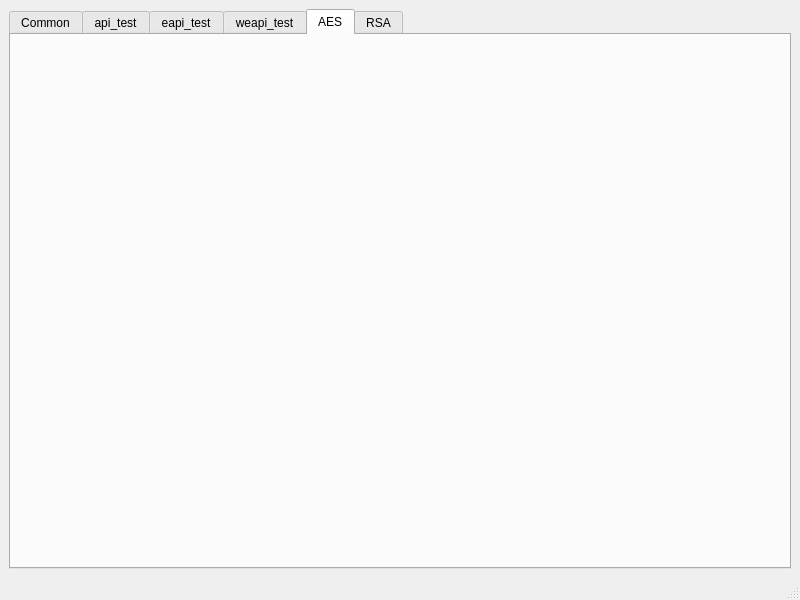
<?xml version="1.0" encoding="UTF-8"?>
<ui version="4.0">
 <class>MainWindow</class>
 <widget class="QMainWindow" name="MainWindow">
  <property name="geometry">
   <rect>
    <x>0</x>
    <y>0</y>
    <width>800</width>
    <height>600</height>
   </rect>
  </property>
  <property name="windowTitle">
   <string>QCloudMusicApi Test</string>
  </property>
  <widget class="QWidget" name="centralwidget">
   <layout class="QHBoxLayout" name="horizontalLayout_5">
    <item>
     <widget class="QTabWidget" name="tabWidget">
      <property name="currentIndex">
       <number>4</number>
      </property>
      <widget class="QWidget" name="tab">
       <attribute name="title">
        <string>Common</string>
       </attribute>
       <layout class="QVBoxLayout" name="verticalLayout">
        <item>
         <widget class="QGroupBox" name="groupBox_3">
          <property name="title">
           <string>Function</string>
          </property>
          <layout class="QVBoxLayout" name="verticalLayout_4">
           <item>
            <widget class="QComboBox" name="comboBox"/>
           </item>
          </layout>
         </widget>
        </item>
        <item>
         <layout class="QHBoxLayout" name="horizontalLayout_2">
          <item>
           <widget class="QGroupBox" name="groupBox">
            <property name="title">
             <string>Result</string>
            </property>
            <layout class="QVBoxLayout" name="verticalLayout_2">
             <item>
              <widget class="QTextEdit" name="textEdit_ret">
               <property name="acceptRichText">
                <bool>false</bool>
               </property>
              </widget>
             </item>
            </layout>
           </widget>
          </item>
          <item>
           <widget class="QGroupBox" name="groupBox_2">
            <property name="title">
             <string>Arg</string>
            </property>
            <layout class="QVBoxLayout" name="verticalLayout_3">
             <item>
              <widget class="QTextEdit" name="textEdit_arg">
               <property name="acceptRichText">
                <bool>false</bool>
               </property>
              </widget>
             </item>
            </layout>
           </widget>
          </item>
         </layout>
        </item>
        <item>
         <layout class="QHBoxLayout" name="horizontalLayout">
          <item>
           <widget class="QCheckBox" name="checkBox">
            <property name="text">
             <string>QJsonDocument::Indented</string>
            </property>
            <property name="checked">
             <bool>true</bool>
            </property>
           </widget>
          </item>
          <item>
           <spacer name="horizontalSpacer">
            <property name="orientation">
             <enum>Qt::Horizontal</enum>
            </property>
            <property name="sizeHint" stdset="0">
             <size>
              <width>40</width>
              <height>20</height>
             </size>
            </property>
           </spacer>
          </item>
          <item>
           <widget class="QPushButton" name="pushButton_send">
            <property name="text">
             <string>Send</string>
            </property>
           </widget>
          </item>
         </layout>
        </item>
       </layout>
      </widget>
      <widget class="QWidget" name="tab_2">
       <attribute name="title">
        <string>api_test</string>
       </attribute>
       <layout class="QVBoxLayout" name="verticalLayout_6">
        <item>
         <widget class="QTextEdit" name="textEdit_api_test_ret">
          <property name="horizontalScrollBarPolicy">
           <enum>Qt::ScrollBarAsNeeded</enum>
          </property>
          <property name="lineWrapMode">
           <enum>QTextEdit::NoWrap</enum>
          </property>
         </widget>
        </item>
        <item>
         <layout class="QHBoxLayout" name="horizontalLayout_3">
          <item>
           <spacer name="horizontalSpacer_2">
            <property name="orientation">
             <enum>Qt::Horizontal</enum>
            </property>
            <property name="sizeHint" stdset="0">
             <size>
              <width>40</width>
              <height>20</height>
             </size>
            </property>
           </spacer>
          </item>
          <item>
           <widget class="QPushButton" name="pushButton_api_test_send">
            <property name="text">
             <string>Send</string>
            </property>
           </widget>
          </item>
         </layout>
        </item>
       </layout>
      </widget>
      <widget class="QWidget" name="tab_3">
       <attribute name="title">
        <string>eapi_test</string>
       </attribute>
       <layout class="QVBoxLayout" name="verticalLayout_12">
        <item>
         <widget class="QTextEdit" name="textEdit_eapi_test_ret">
          <property name="horizontalScrollBarPolicy">
           <enum>Qt::ScrollBarAsNeeded</enum>
          </property>
          <property name="lineWrapMode">
           <enum>QTextEdit::NoWrap</enum>
          </property>
         </widget>
        </item>
        <item>
         <layout class="QHBoxLayout" name="horizontalLayout_7">
          <item>
           <spacer name="horizontalSpacer_5">
            <property name="orientation">
             <enum>Qt::Horizontal</enum>
            </property>
            <property name="sizeHint" stdset="0">
             <size>
              <width>40</width>
              <height>20</height>
             </size>
            </property>
           </spacer>
          </item>
          <item>
           <widget class="QPushButton" name="pushButton_eapi_test_send">
            <property name="text">
             <string>Send</string>
            </property>
           </widget>
          </item>
         </layout>
        </item>
       </layout>
      </widget>
      <widget class="QWidget" name="tab_4">
       <attribute name="title">
        <string>weapi_test</string>
       </attribute>
       <layout class="QVBoxLayout" name="verticalLayout_13">
        <item>
         <widget class="QTextEdit" name="textEdit_weapi_test_ret">
          <property name="horizontalScrollBarPolicy">
           <enum>Qt::ScrollBarAsNeeded</enum>
          </property>
          <property name="lineWrapMode">
           <enum>QTextEdit::NoWrap</enum>
          </property>
         </widget>
        </item>
        <item>
         <layout class="QHBoxLayout" name="horizontalLayout_8">
          <item>
           <spacer name="horizontalSpacer_6">
            <property name="orientation">
             <enum>Qt::Horizontal</enum>
            </property>
            <property name="sizeHint" stdset="0">
             <size>
              <width>40</width>
              <height>20</height>
             </size>
            </property>
           </spacer>
          </item>
          <item>
           <widget class="QPushButton" name="pushButton_weapi_test_send">
            <property name="text">
             <string>Send</string>
            </property>
           </widget>
          </item>
         </layout>
        </item>
       </layout>
      </widget>
      <widget class="TabAes" name="tabAes">
       <attribute name="title">
        <string>AES</string>
       </attribute>
      </widget>
      <widget class="TabRsa" name="tabRsa">
       <attribute name="title">
        <string>RSA</string>
       </attribute>
      </widget>
     </widget>
    </item>
   </layout>
  </widget>
  <widget class="QMenuBar" name="menubar">
   <property name="geometry">
    <rect>
     <x>0</x>
     <y>0</y>
     <width>800</width>
     <height>17</height>
    </rect>
   </property>
  </widget>
  <widget class="QStatusBar" name="statusbar"/>
 </widget>
 <customwidgets>
  <customwidget>
   <class>TabAes</class>
   <extends>QWidget</extends>
   <header>tabaes.h</header>
   <container>1</container>
  </customwidget>
  <customwidget>
   <class>TabRsa</class>
   <extends>QWidget</extends>
   <header>tabrsa.h</header>
  </customwidget>
 </customwidgets>
 <resources/>
 <connections/>
</ui>
